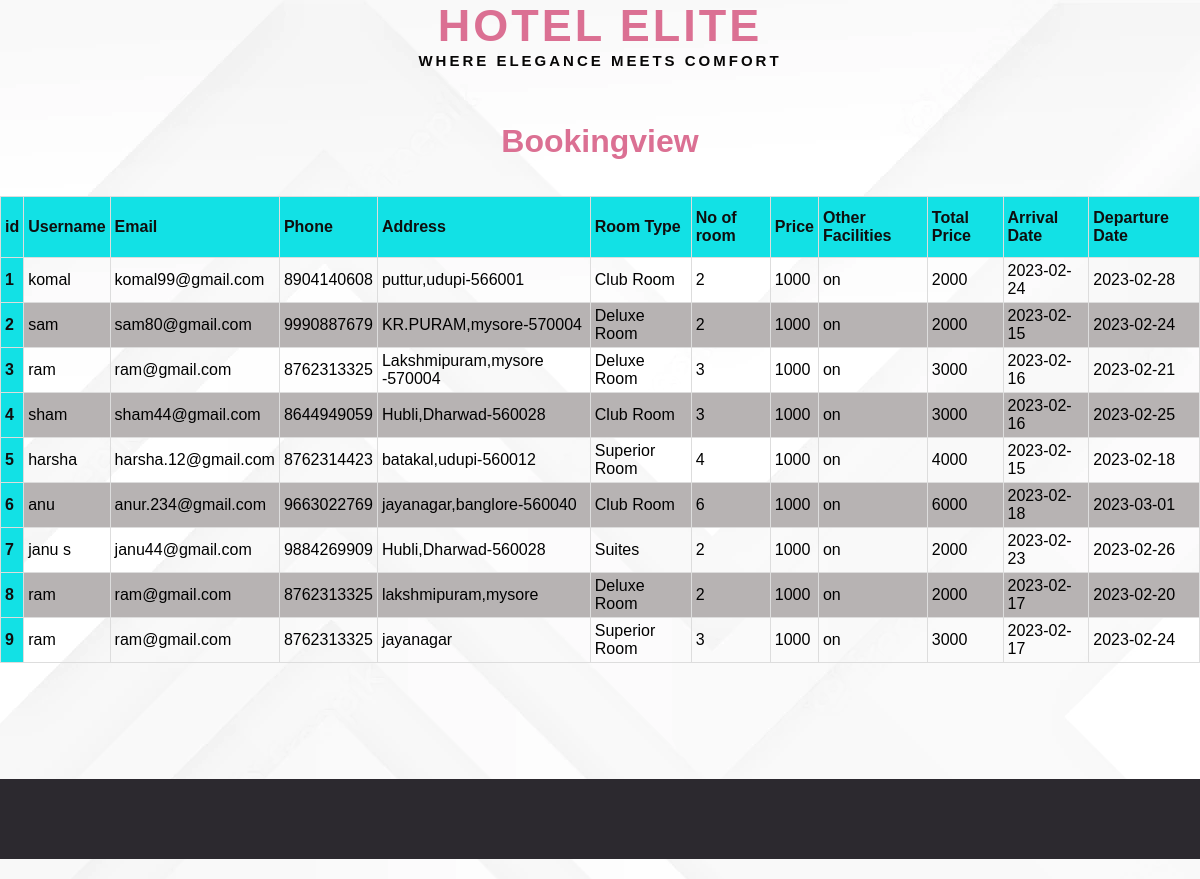
The app's page /admin/reservations, older data.
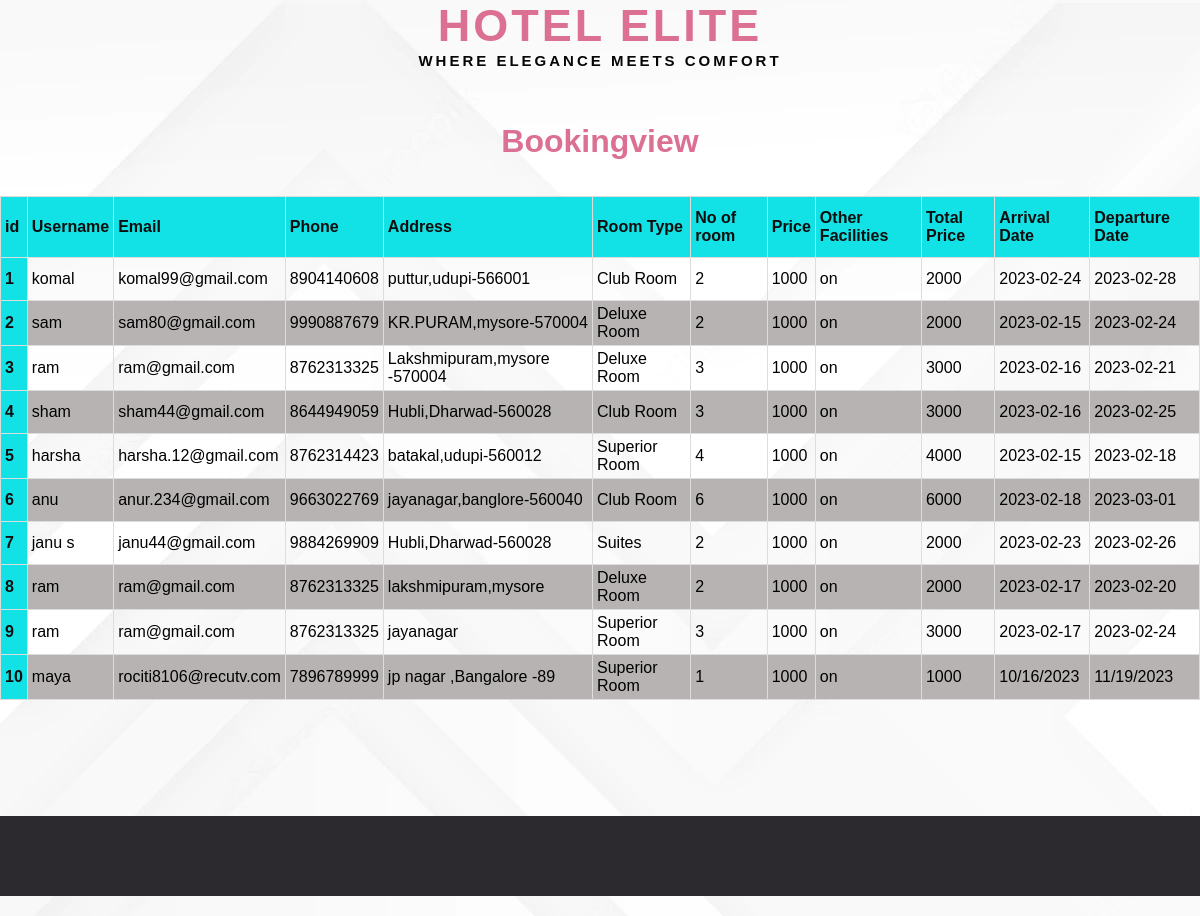
The same page, newer data.
### tables this page shows
CREATE TABLE "bdetails" (
	"id"	INTEGER,
	"name"	TEXT,
	"telphone"	NUMERIC,
	"address"	TEXT,
	"email"	TEXT,
	"room_type"	TEXT,
	"number_of_rooms"	int,
	"other_facilities"	TEXT,
	"arrival_date"	INTEGER,
	"departure_date"	INTEGER,
	PRIMARY KEY("id")
);

### app.py (the view)
@app.get("/admin/reservations",response_class=HTMLResponse)
def admin_reservations(request: Request):
    reservations = db.executeQuery("select * from bdetails")
    return templates.TemplateResponse("/admin/reservations.html", {"request": request, "bdetails": reservations})

### templates/admin/reservations.html (shortened to what this page needs)
<html>
<head>
    <link rel="stylesheet" href="/static/css/style.css">
    <link rel="stylesheet" href="https://cdnjs.cloudflare.com/ajax/libs/font-awesome/6.2.1/css/all.min.css">
</head>
<body>
    <h1 class="logo"> Hotel Elite</h1>
    <h6 class="tagline1">Where elegance meets comfort</h6><br><br>
<br><h1>Bookingview</h1><br><br>
    <table class="customers">
        <thead>
            <tr>
                <th scope="col">id</th>
                <th scope="col">Username</th>
                <th scope="col">Email</th>
                <th scope="col">Phone</th>
                <th scope="col">Address</th>
                <th scope="col">Room Type</th>
                <th scope="col">No of room</th>
                <th scope="col">Price</th>
                <th scope="col">Other Facilities</th>
                <th scope="col">Total Price</th>
                <th scope="col">Arrival Date</th>
                <th scope="col">Departure Date</th>
            </tr>
        </thead>
        <tbody>
            {% for reservation in bdetails %}
            <tr>
                <th scope="row">{{ reservation.id }}</th>
                <td>{{reservation.name}}</td>
                <td>{{reservation.email}}</td>
                <td>{{reservation.telphone}}</td>
                <td>{{reservation.address}}</td>
                <td>{{reservation.room_type}}</td>
                <td>{{reservation.number_of_rooms}}</td>
                <td>1000</td>
                <td>{{reservation.other_facilities}}</td>
                <td>{{reservation.number_of_rooms | int * 1000 | int}}</td>
                <td>{{reservation.arrival_date}}</td>
                <td>{{reservation.departure_date}}</td>
            </tr>
            {% endfor %}
        </tbody>
    </table><br><br>
    <footer class="footer-distributed">
    </footer>
</body>
</html>

### static/css/style.css (style rules this page uses)
* { margin: 0; padding: 0; font-family: Tahoma, Geneva, sans-serif; box-sizing: border-box; }
body { margin: 0; padding: 0; height: max-content; width: auto; scroll-behavior: smooth; overflow-x: hidden; overflow-y: scroll; }
.logo { color: palevioletred; font-size: 45px; letter-spacing: 3px; cursor: pointer; text-align: center; text-transform: uppercase; font: bold 55px; }
.tagline1 { color: rgb(7, 6, 6); font-size: 15px; letter-spacing: 3px; cursor: pointer; text-align: center; text-transform: uppercase; }
footer { position:relative; margin-top: auto; }
.footer-distributed { background-color: #2c292f; width: 100%; text-align: left; font: bold 16px sans-serif; padding: 40px 40px 40px 40px; margin-top: 80px; display: block; color: white; font-size: 18px; font-weight: bold; margin-bottom: 20px; }
:root { --width: 100%; --height: 100%; --border-width: 200px; --border-height: 200px; }
body { background: #eee; }
div,span,a,h1,h2,h3,h4,header,p { text-align: center; }
h1, h5 { color: palevioletred; }

### templates/admin/reservations.html (style rules this page uses)
body { background-image: url(/static/image/bg1.webp) !important; }
.customers { border-collapse: collapse; width: 100%; }
.customers td,.customers th { border: 1px solid #ddd; padding: 4px; }
.customers tr:nth-child(even) { background-color: #b7b3b3; }
.customers th { padding-top: 12px; padding-bottom: 12px; text-align: left; background-color: #12e1e5; color: rgb(15, 14, 14); }

Row changes from the older to the newer data that the page shows:
added bdetails: id "10", name "maya", email "rociti8106@recutv.com", telphone "7896789999", address "jp nagar ,Bangalore -89", room_type "Superior Room", number_of_rooms "1", other_facilities "on", reservation.number_of_rooms|int*1000|int "1000", arrival_date "10/16/2023", departure_date "11/19/2023"
